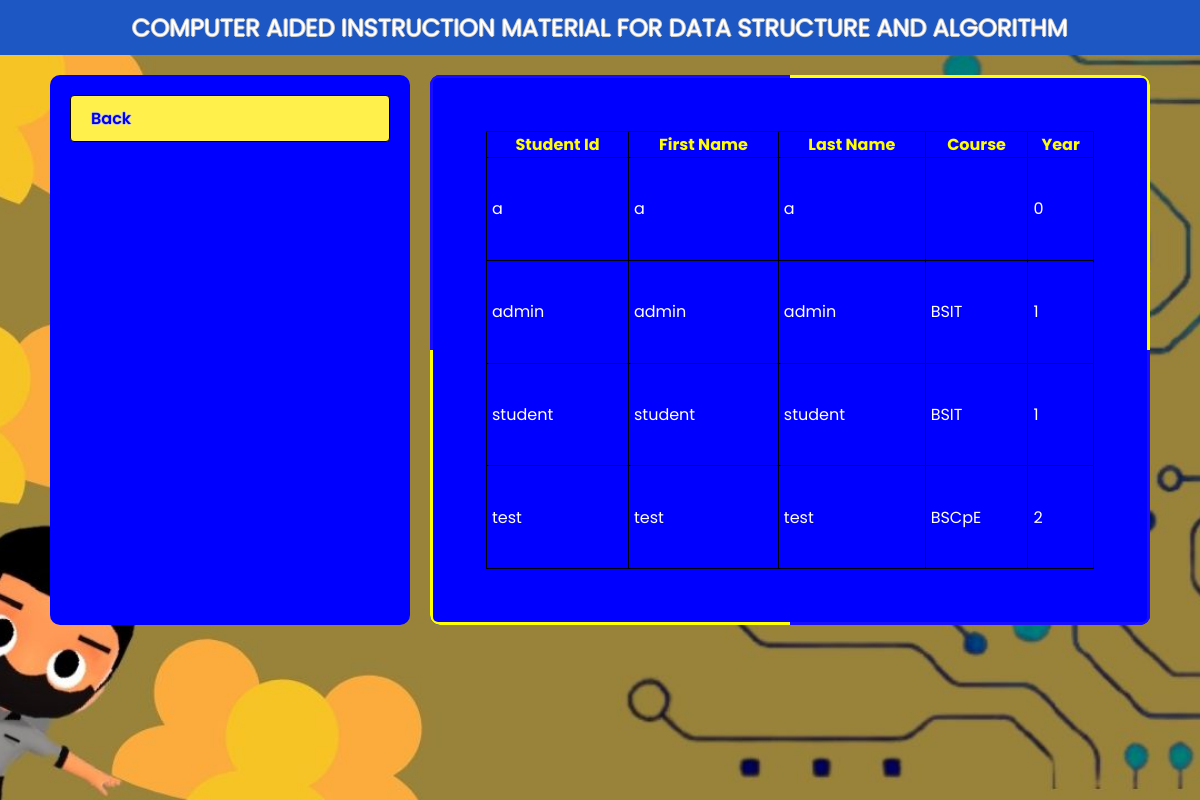
/login-data (signed in), run on an earlier commit of the app's database.
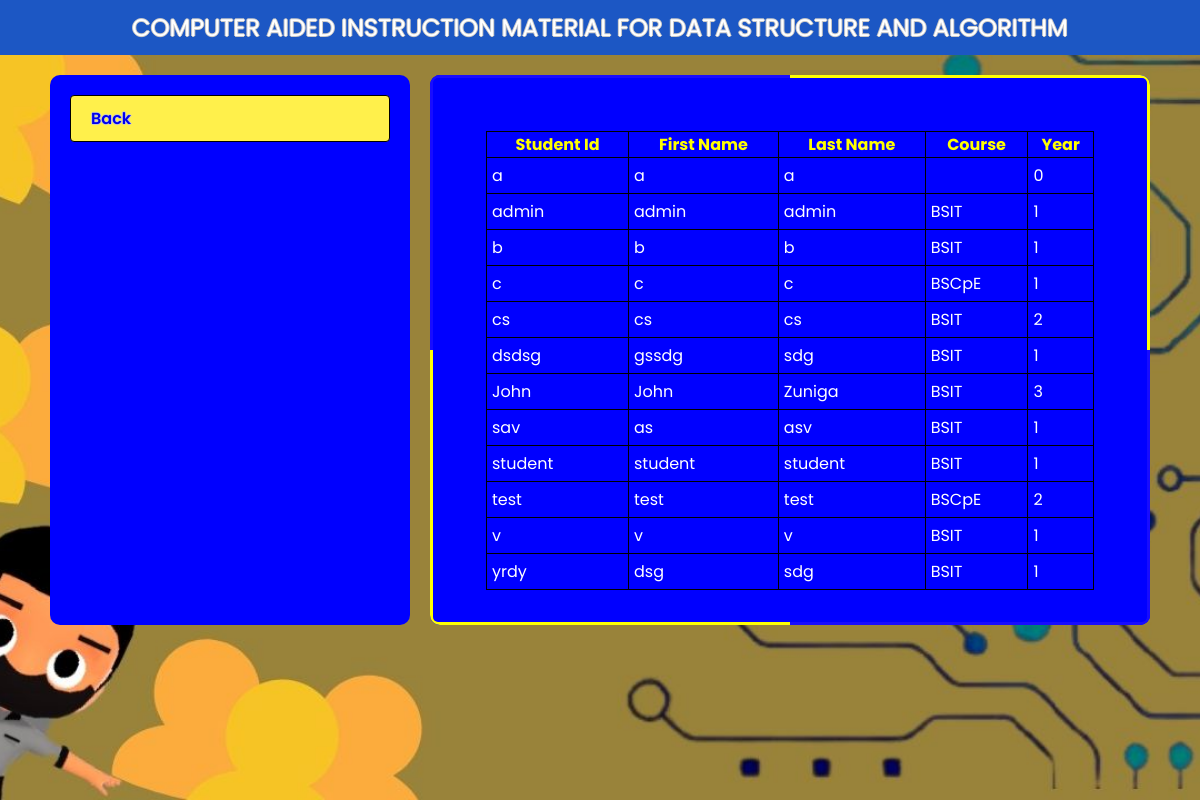
And on a later commit of the database.
### tables this page shows
CREATE TABLE `user` (
  `student_number` varchar(30) NOT NULL,
  `role` varchar(30) NOT NULL,
  `username` varchar(30) NOT NULL,
  `password` varchar(30) NOT NULL,
  `email` varchar(30) NOT NULL,
  `first_name` varchar(30) NOT NULL,
  `middle_name` varchar(30) NOT NULL,
  `last_name` varchar(30) NOT NULL,
  `gender` varchar(30) NOT NULL,
  `course_id` varchar(30) NOT NULL,
  `year` int(11) NOT NULL,
  `birthdate` date NOT NULL,
  `profile` varchar(100) DEFAULT NULL
);

### db/UserDb.php (called while the page is built, shortened)
<?php
require_once 'autoload.php';
class UserDb
{
    public static function getUsers()
    {
        $conn = Database::open();
        $stmt = $conn->prepare("SELECT * FROM user");
        $stmt->execute();
        $users = array();
        $result = $stmt->get_result();
        while ($data = $result->fetch_assoc()) {
            $user = new User(
                $data["student_number"],
                $data["username"],
                $data["password"],
                $data["email"],
                $data["first_name"],
                $data["middle_name"],
                $data["last_name"],
                $data["gender"],
                $data["course_id"],
                $data["year"],
                $data["birthdate"]
            );
            $user->setRole($data['role']);
            $user->setProfile($data['profile']);;
            array_push($users, $user);
        }
        return $users;
    }
}

### autoload.php (called while the page is built, shortened)
<?php
spl_autoload_register(function ($className) {
    $file = __DIR__ . '\\' . $className . '.php';
    $file = str_replace('\\', DIRECTORY_SEPARATOR, $file);
});

### model/user/User.php (called while the page is built, shortened)
<?php
class User
{
    private $id;
    private $fName;
    private $lName;
    private $course;
    private $year;
    public function __construct($id, $username, $password, $email, $fName, $mName, $lName, $gender, $course, $year, $birthdate)
    {
        $this->id = $id;
        $this->fName = $fName;
        $this->lName = $lName;
        $this->course = $course;
        $this->year = $year;
    }
    public function getId()
    {
        return $this->id;
    }
    public function getFName()
    {
        return $this->fName;
    }
    public function getLName()
    {
        return $this->lName;
    }
    public function getCourse()
    {
        return $this->course;
    }
    public function getYear()
    {
        return $this->year;
    }
}

### views/admin/login-data.php (the view, shortened to what this page needs)
<?php
require_once 'autoload.php';
?>
<!DOCTYPE html>
<html lang="en">
<head>
    <link rel="stylesheet" href="./resources/css/style.css">
</head>
<body>
    <section class="main-wrapper bg bg-dashboard">
        <header class="header">COMPUTER AIDED INSTRUCTION MATERIAL FOR DATA STRUCTURE AND ALGORITHM</header>
        <section class="content">
            <div class="content-left">
                <nav class="nav">
                    <a href="./accounts" class="nav__link btn">Back</a>
                </nav>
            </div>
            <div class="content-right rainbow">
                <section class="filler">
                    <table class="styled-tabled">
                        <thead>
                            <tr>
                                <th>Student Id</th>
                                <th>First Name</th>
                                <th>Last Name</th>
                                <th>Course</th>
                                <th>Year</th>
                            </tr>
                        </thead>
                        <tbody>
                            <?php
                            foreach (UserDb::getUsers() as $user) {
                                $id = $user->getId();
                                $fname = $user->getFname();
                                $lname = $user->getLname();
                                $course = $user->getCourse();
                                $year = $user->getYear();
                                echo "<tr>";
                                echo "<td>$id</td>";
                                echo "<td>$fname</td>";
                                echo "<td>$lname</td>";
                                echo "<td>$course</td>";
                                echo "<td>$year</td>";
                                echo "</tr>";
                            }
                            ?>
                        </tbody>
                    </table>
                </section>
            </div>
        </section>
    </section>
</body>
</html>

### index.php (shortened to what this page needs)
<?php
$request = $_SERVER['REQUEST_URI'];
require_once './autoload.php';
$base = '/caid/';
switch ($request) {
    case $base . 'login-data':
        require __DIR__ . '/views/admin/login-data.php';
        break;
}

### resources/css/style.css (style rules this page uses)
* { margin: 0; padding: 0; box-sizing: border-box; font-family: "poppins", sans-serif; }
a { text-decoration: none; }
.rainbow { position: relative; z-index: 0; overflow: hidden; border-radius: inherit; }
.rainbow::before { content: ""; position: absolute; z-index: -2; left: -50%; top: -50%; width: 200%; height: 200%; background-color: inherit; background-repeat: no-repeat; background-size: 50% 50%, 50% 50%; background-position: 0 0, 100% 0, 100% 100%, 0 100%; background-image: linear-gradient(#180cff, #180cff), linear-gradient(#ffff03, #ffff03), linear-gradient(#180cff, #180cff), linear-gradient(#ffff03, #ffff03); animation: rotate 15s linear infinite; }
.rainbow::after { content: ""; position: absolute; z-index: -1; left: 3px; top: 3px; width: calc(100% - 6px); height: calc(100% - 6px); background: inherit; border-radius: 5px; animation: opacityChange 5s infinite alternate; }
.main-wrapper { max-width: 1400px; height: 100vh; margin: 0 auto; padding-bottom: 20px; }
.header { text-align: center; color: white; padding-block: 10px; background-color: rgb(28, 87, 196); font-size: 24px; text-shadow: 1px 0 0 rgb(200, 200, 200), 0 -1px 0 rgb(200, 200, 200), 0 1px 0 rgb(200, 200, 200), -1px 0 0 rgb(200, 200, 200); }
.content { height: 90%; display: grid; grid-template-columns: 1fr 2fr; gap: 20px; margin-top: 20px; padding-inline: 50px; }
.nav { padding: 20px; display: flex; flex-direction: column; gap: 10px; }
.nav__link { font-weight: 600; word-break: break-all; }
.content-right, .content-left { height: 100%; max-height: 550px; border-radius: 10px; }
.content-right { background-color: aqua; }
.content-left { background-color: blue; overflow-y: auto; }
.btn { cursor: pointer; padding: 10px 20px; border: 1px solid black; outline: none; background: #fff04b; border-radius: 4px; text-shadow: 1px 0 0 rgb(200, 200, 200), 0 -1px 0 rgb(200, 200, 200), 0 1px 0 rgb(200, 200, 200), -1px 0 0 rgb(200, 200, 200); }
.bg { background-position: center; background-repeat: no-repeat; background-size: cover; }
.bg-dashboard { background-image: url("../images/bg/Dashboard.jpg"); }

### views/admin/login-data.php (style rules this page uses)
.content-right { padding: 6px; background-color: blue; }
.filler { display: grid; grid-template-columns: 1fr; padding-block: 50px; padding-inline: 50px; gap: 20px; height: 100%; overflow-y: auto; border-radius: 10px; }
table, tr, td { color: white; }
th { color: yellow; }
table, th, td { border: 1px solid black; border-collapse: collapse; }
td { padding: 5px; }

What changed in the data, as far as the page shows it:
added user: student_number "b", first_name "b", last_name "b", course "BSIT", year "1"
added user: student_number "c", first_name "c", last_name "c", course "BSCpE", year "1"
added user: student_number "cs", first_name "cs", last_name "cs", course "BSIT", year "2"
added user: student_number "dsdsg", first_name "gssdg", last_name "sdg", course "BSIT", year "1"
added user: student_number "John", first_name "John", last_name "Zuniga", course "BSIT", year "3"
added user: student_number "sav", first_name "as", last_name "asv", course "BSIT", year "1"
added user: student_number "v", first_name "v", last_name "v", course "BSIT", year "1"
added user: student_number "yrdy", first_name "dsg", last_name "sdg", course "BSIT", year "1"
